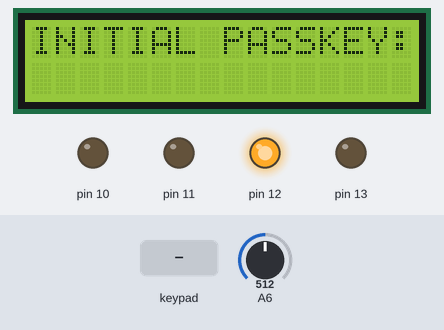
The sketch below on a simulated Arduino Nano, built with avr-gcc and run on an emulated ATmega328P. Parts: 16×2 character LCD, output pins drawn as LEDs (lit = HIGH). The test bench sets the inputs (shaded band); at power-on: A6 = 512. EEPROM starts erased.

Above: at 1.8 s.
1.9 s: keypad keys 2 3 4 5 D pressed 0.4 s apart
At 4.7 s:
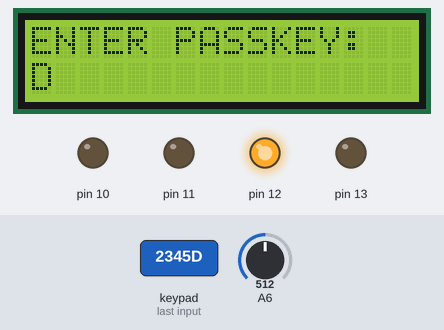
6.9 s: key 'A' pressed
At 9.4 s:
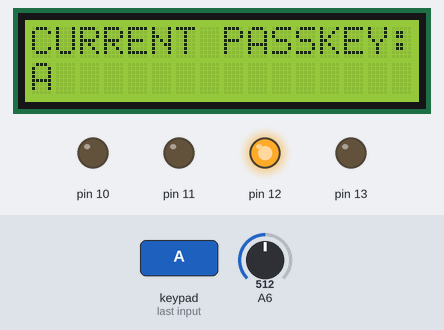
9.8 s: keypad keys 2 3 4 5 # pressed 0.4 s apart
At 12.8 s:
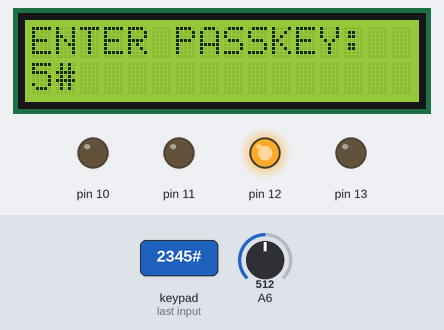
13.3 s: key 'B' pressed
At 14.8 s:
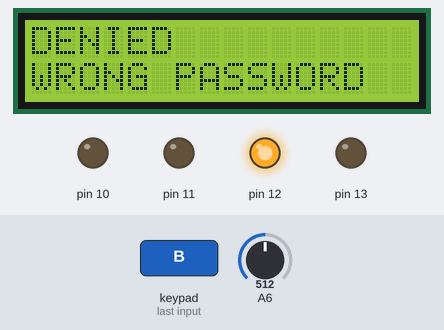
15.1 s: key 'C' pressed
At 15.5 s:
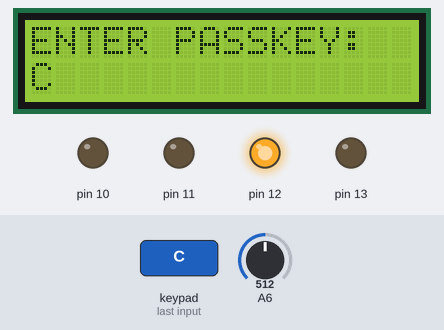
16.6 s: keypad keys 2 3 4 5 * pressed 0.4 s apart
At 20.0 s:
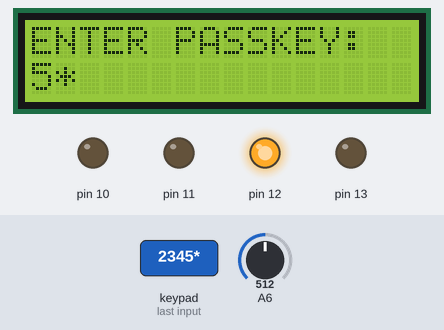
Timing chart, 0 to 21.1 s (numbered marks = the images above; inputs shaded):
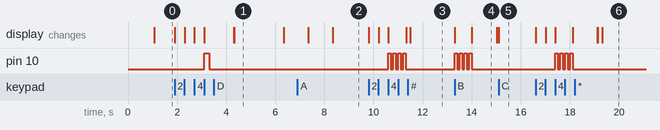

Measured:
- after the input at 1.9 s, pin 10: LOW → HIGH after 1.2 s, → LOW 0.20 s later; the display: first changes at once (image 1 shows a later state)
- after the input at 6.9 s, the display: first differs from a run without the input after 1.4 s (image 2)
- after the input at 9.8 s, pin 10: alternates HIGH for 0.10 s and LOW for 0.10 s, 8 changes in all, then stays LOW, starting after 0.81 s; the display: first changes at once (image 3 shows a later state)
- after the input at 13.3 s, pin 10: alternates HIGH for 0.10 s and LOW for 0.10 s, 8 changes in all, then stays LOW, starting at once; the display: first changes at once (image 4 shows a later state)
- after the input at 15.1 s, the display: changes at once (image 5)
- after the input at 16.6 s, pin 10: alternates HIGH for 0.10 s and LOW for 0.10 s, 8 changes in all, then stays LOW, starting after 0.81 s; the display: first changes at once (image 6 shows a later state)
- what the display in image 1 shows lasts 2.0 s, from 4.3 s to 6.3 s

The sketch:

SP1_code.ino
```cpp
#include <Keypad.h>
#include<LiquidCrystal.h>
#include<EEPROM.h>
LiquidCrystal lcd(A5, A4, A3, A2, A1, A0);
char password[4];
char pass[4], pass1[4];
int i=0;
int t;
int unlockMode = 0;
int isPasswordSet = 0;
const unsigned long HOLD_TIME = 2000;
bool buttonHeld = false;
unsigned long holdStartTime;

char customKey = 0;
const byte ROWS = 4;
const byte COLS = 4;
char hexaKeys[ROWS][COLS] =
{
  {'1','2','3','A'},
  {'4','5','6','B'},
  {'7','8','9','C'},
  {'*','0','#','D'}
};
byte rowPins[ROWS] = {2, 3, 4, 5};
byte colPins[COLS] = {6, 7, 8, 9};
Keypad customKeypad = Keypad(makeKeymap(hexaKeys), rowPins, colPins, ROWS, COLS);

void de()
{
  pinMode(13, OUTPUT);
  int ll;
  ll = analogRead(A6);
  if(ll>=600)
    {digitalWrite(13, HIGH);}
  else
    {digitalWrite(13, LOW);}
}
void delow()
{
  pinMode(13, LOW);
  int ll;
  ll = analogRead(A6);
  if(ll>=600)
    {digitalWrite(13, LOW);}
  else
    {digitalWrite(13, LOW);}
    setup();
}
void setup(){
  Serial.begin(9600);
  lcd.begin(16, 2);
  pinMode(10, OUTPUT);
  pinMode(11, OUTPUT);
  pinMode(12, OUTPUT);
  pinMode(0, OUTPUT);
  digitalWrite(12, HIGH);
  digitalWrite(0, LOW);
  lcd.print("PLEASE WAIT");
  lcd.setCursor(0, 1);
  delay(1000);
  lcd.clear();
  lcd.print("INITIAL PASSKEY:");
  lcd.setCursor(0, 1);
  int t=0;
  while(t<4)
  {
    char key = customKeypad.getKey();
    if(key)
    {
      pass[t] = key;
      lcd.print(key);
      EEPROM.write(t, key);
      t++;
    }
  }
  lcd.clear();
  lcd.print("PASSWORD SET");
  beep();
  delay(1000);
  lcd.clear();
  lcd.print("ENTER PASSKEY:");
  lcd.setCursor(0, 1);
  customKey=0;
  }
void loop(){
  customKey = customKeypad.getKey();
  if (unlockMode){
  de();
  }
  if(!isPasswordSet){
    if(customKey)
    {
      password[i++] = customKey;
      lcd.print(customKey);
    }
    if(i==4)
    {
        for(int j=0; j<4; j++)
        pass[j]=EEPROM.read(j);
        if(!(strncmp(password, pass, 4)))
      {
        unlockMode = 1;
        beepCorrectPass();
        lcd.clear();
        lcd.print("ACCEPTED, OPENED");
        lcd.setCursor(0, 1);
        lcd.print("D.CHANGE PASSKEY");
        isPasswordSet = 1;
      }
        else {
        unlockMode = 0;
        beepWrongPass();
        lcd.clear();
        lcd.print("DENIED");
        lcd.setCursor(0, 1);
        lcd.print("WRONG PASSWORD");
        delay(1000);
        lcd.clear();
        lcd.print("ENTER PASSKEY:");
        lcd.setCursor(0, 1);
        i=0;
        }
    }
  }
    if(customKey == 'D')
  {
    buttonHeld = true;
    holdStartTime = millis();

  }
    if(customKey == 'A')
  {
    unlockMode =0;
    delow();
  }
    if (buttonHeld && millis() - holdStartTime >= HOLD_TIME) {
    lcd.setCursor(0, 1);
    lcd.print("CHANGE PASSKEY");
    delay(1000);
    changePassword();
    buttonHeld = false;
  }
}


void changePassword()
{
  lcd.clear();
  lcd.print("ACCESS");
  lcd.setCursor(0, 1);
  lcd.print("CHANGE PASSKEY");
  delay(1000);
  int j=0;
  lcd.clear();
  lcd.print("CURRENT PASSKEY:");
  lcd.setCursor(0, 1);
  while(j<4)
  {
    de();
    char key = customKeypad.getKey();
    if(key)
    {
      pass1[j++]=key;
      lcd.print(key);
    }
    key=0;
  }
  if((strncmp(pass1, pass, 4)))
  {
    de();
    lcd.clear();
    lcd.print("WRONG PASSKEY");
    lcd.setCursor(0, 1);
    lcd.print("TRY AGAIN");
    beepWrongPass();
  }
  else
  {
    lcd.print(" OK");
    j=0;
    beepCorrectPass();
    delay(1000);
    lcd.clear();
    lcd.print("NEW PASSKEY:");
    lcd.setCursor(0, 1);
    while(j<4)
    {
      char key = customKeypad.getKey();
      if(key)
      {
        pass[j] = key;
        lcd.print(key);
        EEPROM.write(j, key);
        j++;
      }
    }
    lcd.print(" DONE");
    beep();
    delay(1000);
  }
  lcd.clear();
  lcd.print("ENTER PASSKEY:");
  lcd.setCursor(0, 1);
  customKey=0;
  isPasswordSet = 0;
  for (int i = 0; i < 4; i++)
  {
    password[i] = 0;
  }
}


void beep()
{
  digitalWrite(10, HIGH);
  delay(200);
  digitalWrite(10, LOW);
}

void beepWrongPass()
{
  digitalWrite(10, HIGH);
  delay(100);
  digitalWrite(10, LOW);
  delay(100);
  digitalWrite(10, HIGH);
  delay(100);
  digitalWrite(10, LOW);
  delay(100);
  digitalWrite(10, HIGH);
  delay(100);
  digitalWrite(10, LOW);
  delay(100);
  digitalWrite(10, HIGH);
  delay(100);
  digitalWrite(10, LOW);
}

 void beepCorrectPass()
{
  digitalWrite(10, HIGH);
  delay(100);
  digitalWrite(10, LOW);
  delay(100);
  digitalWrite(10, HIGH);
  delay(100);
  digitalWrite(10, LOW);
}
```
